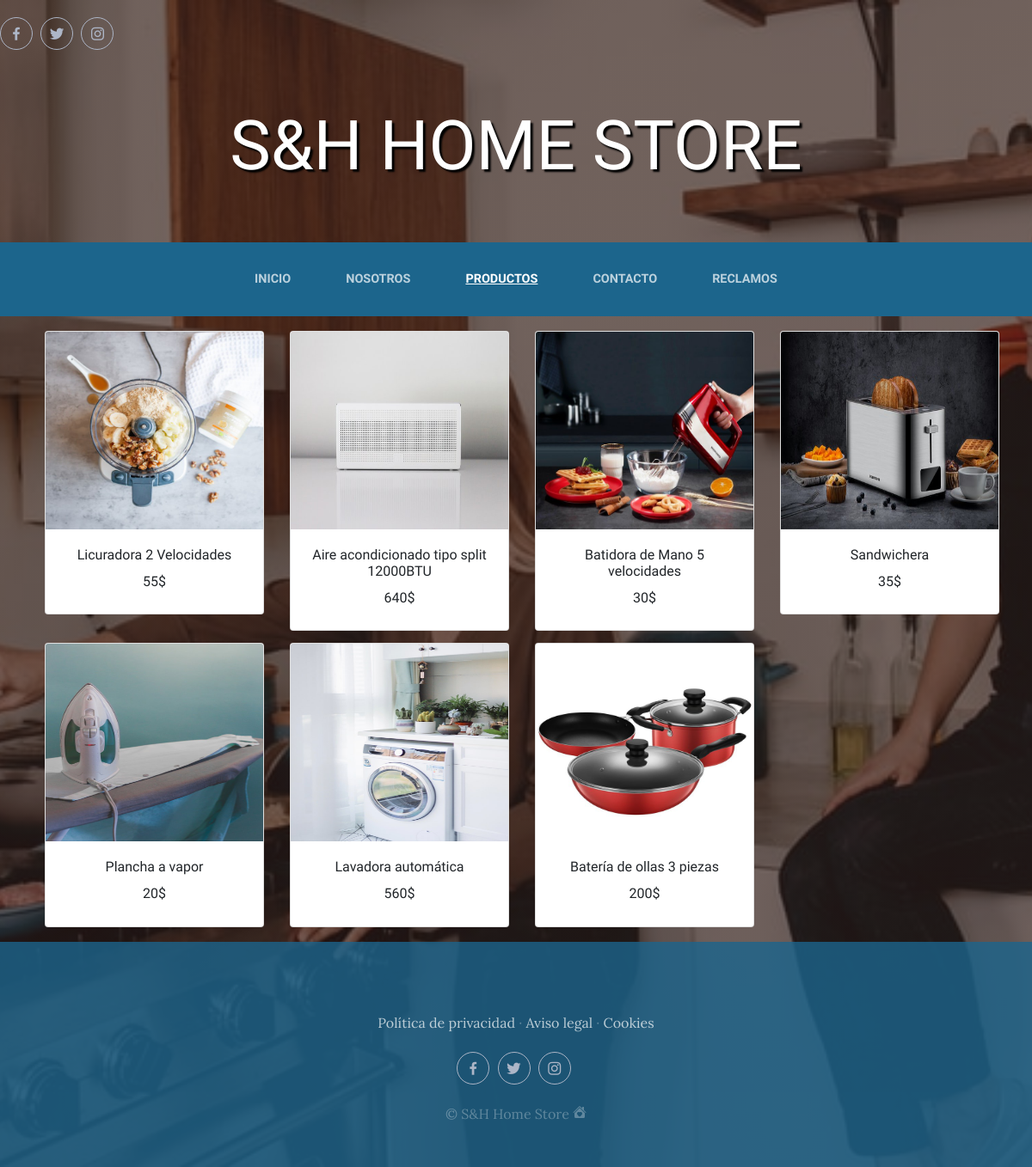
/productos, run on an earlier commit of the app's database.
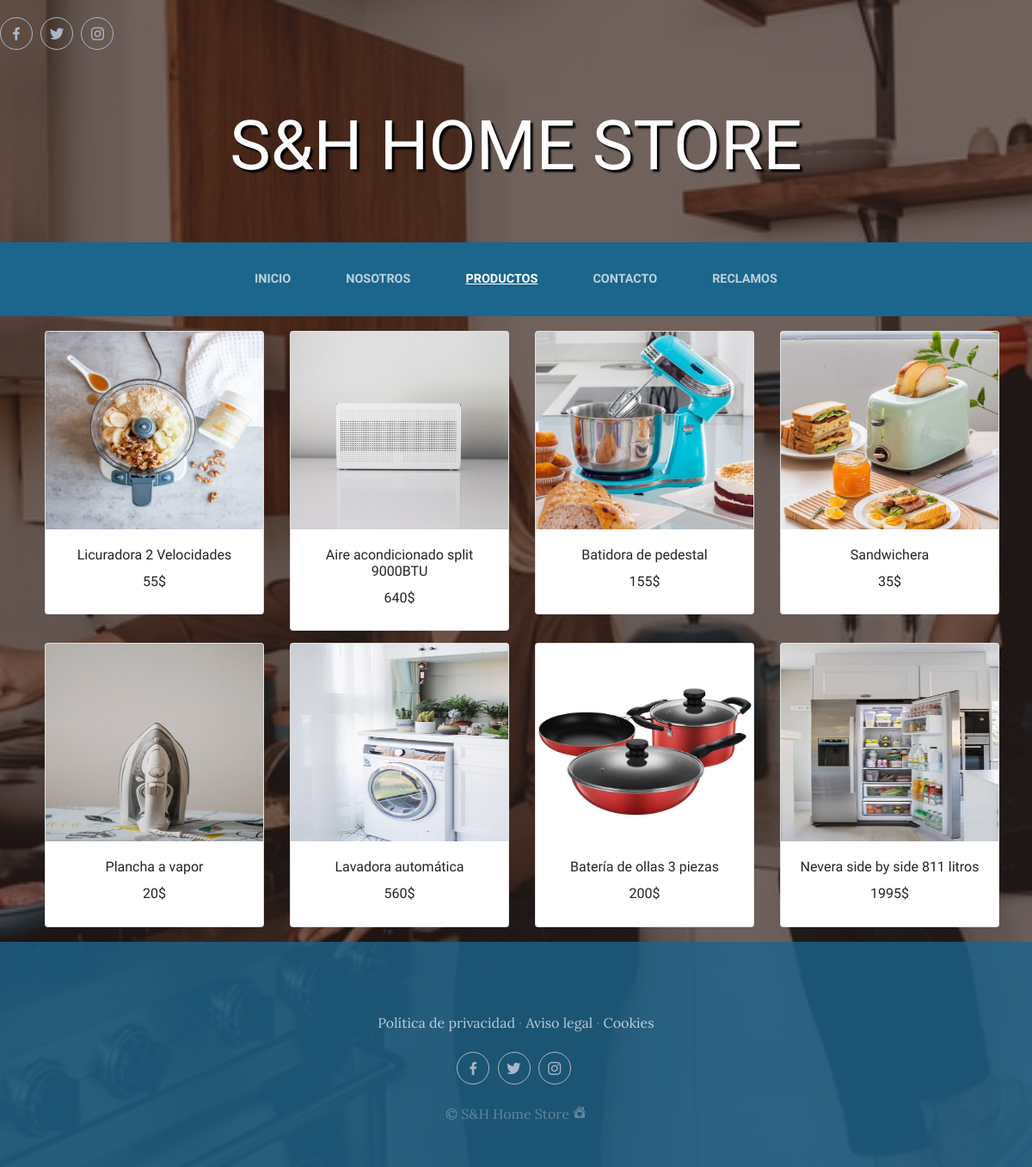
And on a later commit of the database.
### SistemaGarantiaApp/models.py (models this page shows, shortened)
class Producto(models.Model):
    codigo_prod=models.AutoField(primary_key=True)
    modelo_cod=models.ForeignKey(Modelo, null=False, blank=False, on_delete=models.CASCADE)
    marca_cod=models.ForeignKey(Marca, null=True, blank=True, on_delete=models.CASCADE)
    nombre_prod=models.CharField(max_length=255)
    descrip_prod=models.CharField(max_length=255)
    img_prod=models.ImageField(upload_to='productos', null=True, blank=True)#Carpeta para guardar las imagenes de los productos
    existencia=models.IntegerField()
    costo=models.IntegerField()
    meses_garan=models.IntegerField()
    estatus=models.BooleanField(default=True)

### SistemaGarantiaApp/views.py (the view)
# urls.py: path('productos', views.productos, name="Productos"),
def productos(request):
    productos=Producto.objects.all()
    return render(request, "SistemaGarantia/productos.html", {"productos":productos})

### SistemaGarantiaApp/templates/SistemaGarantia/productos.html
{% extends "SistemaGarantia/base.html" %} {% load static %} {% block content %}
<div class="container" style="margin-top: 10px; margin-bottom: 10px;">
  <div class="row">
    {% for producto in productos %}
    <div class="col-md-3">
      <div class="card" style="width: 100%; margin: 7px">
        <img
          src="{{producto.img_prod.url}}"
          alt=""
          class="card-img-top"
          style="height: 230px"
        />
        <div class="card-body" style="text-align: center">
          <h6 class="card-title">{{producto.nombre_prod}}</h6>
          <h6>{{producto.costo}}$</h6>
        </div>
      </div>
    </div>
    {% endfor %}
  </div>
</div>
{% endblock %}

### SistemaGarantiaApp/templates/SistemaGarantia/base.html (shortened to what this page needs)
<html>
  <head>
    {% load static %}
    <link
      href="{% static 'SistemaGarantia/vendor/bootstrap/css/bootstrap.min.css' %}"
      rel="stylesheet"
    />
    <link
    href="{% static 'SistemaGarantia/vendor/bootstrap-icons/bootstrap-icons.css' %}"
    rel="stylesheet"
  />
    <link
      href="https://unpkg.com/boxicons@2.0.5/css/boxicons.min.css"
      rel="stylesheet"
    />
    <link
      href="{% static 'SistemaGarantia/css/gestion.css' %}"
      rel="stylesheet"
    />
  </head>
  <body>
    <div class="social-media">
      <a href="./" class="social-media-icon">
        <i class="bx bxl-facebook"></i>
      </a>
      <a href="./" class="social-media-icon">
        <i class="bx bxl-twitter"></i>
      </a>
      <a href="./" class="social-media-icon">
        <i class="bx bxl-instagram"></i>
      </a>
    </div>
    <h1 class="site-heading text-center text-white d-none d-lg-block">
      <span class="site-heading-lower">S&H Home Store </span>
    </h1>
    <nav class="navbar navbar-expand-lg navbar-dark py-lg-4" id="mainNav">
      <div class="container">
        <div class="collapse navbar-collapse" id="navbarResponsive">
          <ul class="navbar-nav mx-auto">
            <li class="nav-item {% if request.path == '/' %} active {% endif %}
            px-lg-4">
              <a
                class="nav-link text-uppercase text-expanded"
                href="{% url 'Home' %}"
                >Inicio</a
              >
            </li>
            <li class="nav-item {% if request.path == '/nosotros' %} active {% endif %} px-lg-4">
              <a
                class="nav-link text-uppercase text-expanded"
                href="{% url 'Nosotros' %}"
                >Nosotros</a
              >
            </li>
            <li class="nav-item {% if request.path == '/productos' %} active {% endif %} px-lg-4">
              <a
                class="nav-link text-uppercase text-expanded"
                href="{% url 'Productos' %}"
                >Productos</a
              >
            </li>
            <li class="nav-item {% if request.path == '/contacto' %} active {% endif %} px-lg-4">
              <a
                class="nav-link text-uppercase text-expanded"
                href="{% url 'Contacto' %}"
                >Contacto</a
              >
            </li>
            <li class="nav-item {% if request.path == '/reclamos' %} active {% endif %} px-lg-4">
              <a
                class="nav-link text-uppercase text-expanded"
                href="{% url 'Reclamos' %}"
                >Reclamos</a
              >
            </li>
          </ul>
        </div>
      </div>
    </nav>
    {% block content %}
    {% endblock %}
    <footer class="footer text-faded text-center py-5">
      <div class="container">
        <p class="m-0 mbt">
          <a href="sample.html" class="link">Política de privacidad</a> ·
          <a href="sample.html" class="link">Aviso legal</a> ·
          <a href="sample.html" class="link">Cookies</a>
        </p>
        <div class="social-media">
          <a href="./" class="social-media-icon">
            <i class="bx bxl-facebook"></i>
          </a>
          <a href="./" class="social-media-icon">
            <i class="bx bxl-twitter"></i>
          </a>
          <a href="./" class="social-media-icon">
            <i class="bx bxl-instagram"></i>
          </a>
        </div>
        <p class="m-0 mbt1">
          &copy; S&H Home Store
        </p>
      </div>
    </footer>
  </body>
</html>

### SistemaGarantiaApp/static/SistemaGarantia/css/gestion.css (style rules this page uses)
body { font-family: 'Lora'; background: linear-gradient(rgba(47, 23, 15, 0.65), rgba(47, 23, 15, 0.65)), url("../img/bg_main.jpg"); background-attachment: fixed; background-position: center; background-size: cover; }
h1 { text-shadow: 3px 3px 2px black }
h1, h2, h3, h4, h5, h6 { font-family: 'Oswald', sans-serif; }
p { line-height: 1.75; }
.text-faded { color: rgba(255, 255, 255, 0.3); }
.site-heading { margin-top: 5rem; margin-bottom: 5rem; text-transform: uppercase; line-height: 1; font-family: 'Raleway'; }
.site-heading .site-heading-lower { font-family: 'Oswald', sans-serif; font-size: 5rem; font-weight: 100; line-height: 4rem; }
#mainNav { background-color: #1C658C; font-family: 'Raleway'; }
#mainNav .navbar-nav .nav-item .nav-link { color: rgba(255, 255, 255, 0.7); font-weight: 800; }
#mainNav .navbar-nav .nav-item.active .nav-link { color: #ffffff; text-decoration: underline; }
@media (min-width: 992px) { #mainNav .navbar-nav .nav-item .nav-link { font-size: 0.9rem; } }
.footer { background-color: rgba(28, 101, 141, 0.8); }
.social-media i { font-size: 20px; display: inline-block; color: #adb6c7; border: 1px solid #adb6c7; border-radius: 50%; width: 38px; height: 38px; line-height: 36px; cursor: pointer; margin-top: 20px; text-align: center; transition: all ease-in-out .3s; margin-right: 5px; }
.mbt { padding-top: 2rem; }
.mbt1 { padding-top: 1.25rem; }
a.link { color: rgba(255, 255, 255, 0.7); }

What changed in the data, as far as the page shows it:
changed Producto: nombre_prod "Aire acondicionado tipo split 12000BTU" → "Aire acondicionado split 9000BTU"
changed Producto: img_prod: a different picture; nombre_prod "Batidora de Mano 5 velocidades" → "Batidora de pedestal"; costo "30" → "155"
changed Producto "Sandwichera": img_prod: a different picture
changed Producto "Plancha a vapor": img_prod: a different picture
added Producto: img_prod (picture), nombre_prod "Nevera side by side 811 litros", costo "1995"
